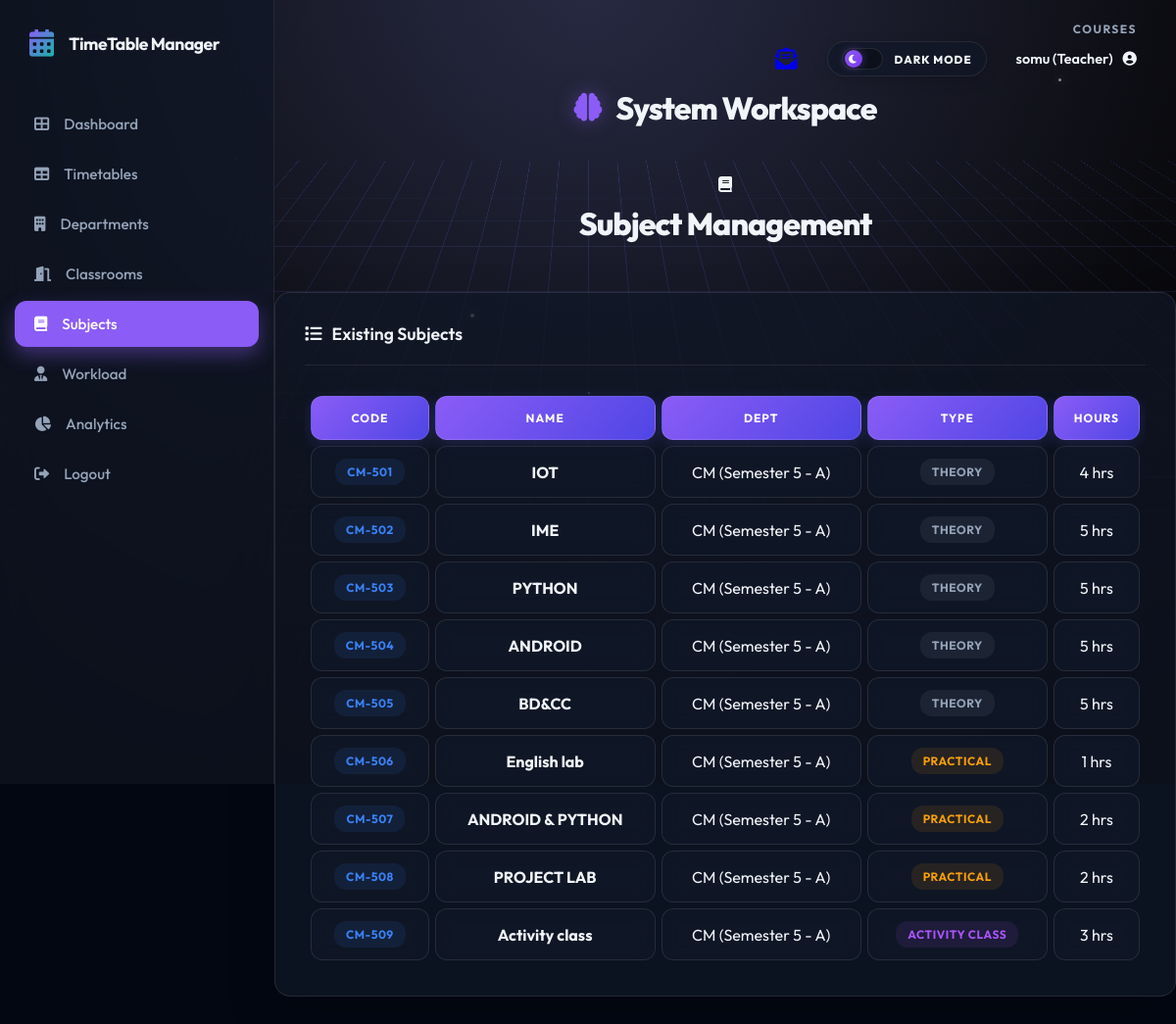
The app's page /courses (signed in) with its own data.
### models.py (models this page shows)
class User(db.Model, UserMixin):
    id = db.Column(db.Integer, primary_key=True)
    username = db.Column(db.String(80), unique=True, nullable=False)
    password = db.Column(db.String(120), nullable=False)
    email = db.Column(db.String(120), nullable=True)
    role = db.Column(db.String(20), nullable=False, default='student')
    dept_id = db.Column(db.Integer, db.ForeignKey('department.id'), nullable=True)
    teacher_id = db.Column(db.Integer, db.ForeignKey('teacher.id'), nullable=True)
    department = db.relationship('Department', backref='users', lazy=True)
    teacher_profile = db.relationship('Teacher', backref='user_account', uselist=False, lazy=True)

class Course(db.Model):
    id = db.Column(db.Integer, primary_key=True)
    name = db.Column(db.String(100), nullable=False)
    code = db.Column(db.String(20), nullable=False)
    dept_id = db.Column(db.Integer, db.ForeignKey('department.id'), nullable=False)
    type = db.Column(db.String(20), nullable=False, default='Theory')
    hours_per_week = db.Column(db.Integer, nullable=False)
    allocations = db.relationship('Allocation', backref='course', lazy=True, cascade="all, delete-orphan")
    timetable_entries = db.relationship('TimetableEntry', backref='course', lazy=True, cascade="all, delete-orphan")

class Department(db.Model):
    id = db.Column(db.Integer, primary_key=True)
    name = db.Column(db.String(100), nullable=False)
    code = db.Column(db.String(10), nullable=False)
    section = db.Column(db.String(10), nullable=True, default='A')
    semester = db.Column(db.String(20), nullable=True, default='Semester 1')
    courses = db.relationship('Course', backref='department', lazy=True, cascade="all, delete-orphan")
    teachers = db.relationship('Teacher', backref='department', lazy=True, cascade="all, delete-orphan")
    timetable_entries = db.relationship('TimetableEntry', backref='department', lazy=True, cascade="all, delete-orphan")

### routes.py (the view, shortened to what this page needs)
@main.route('/courses', methods=['GET', 'POST'])
@login_required
def courses():
    courses = Course.query.all()
    depts = Department.query.all()
    return render_template('resources/courses.html', courses=courses, departments=depts)

### app.py (called while the page is built)
@login_manager.user_loader
def load_user(user_id):
    return User.query.get(int(user_id))

@app.context_processor
def inject_unread_count():
    from flask_login import current_user
    from models import Message
    if current_user.is_authenticated:
        count = Message.query.filter_by(recipient_id=current_user.id, is_read=False).count()
        return dict(unread_count=count)
    return dict(unread_count=0)

### templates/resources/courses.html (shortened to what this page needs)
{% extends 'base.html' %}
{% block content %}
<div class="page-title-section">
    <div class="page-title">
        <i class="fas fa-book"></i>
        <h1>Subject Management</h1>
    </div>
</div>
<div class="card">
    <div class="card-header">
        <h3><i class="fas fa-list"></i> Existing Subjects</h3>
    </div>
    <div class="timetable-responsive">
        <table class="timetable-table">
            <thead>
                <tr>
                    <th>Code</th>
                    <th>Name</th>
                    <th>Dept</th>
                    <th>Type</th>
                    <th>Hours</th>
                </tr>
            </thead>
            <tbody>
                {% for course in courses %}
                <tr>
                    <td><span class="badge badge-subject-code">{{ course.code }}</span></td>
                    <td><strong>{{ course.name }}</strong></td>
                    <td>{{ course.department.code }} ({{ course.department.semester }} - {{ course.department.section
                        }})</td>
                    <td>
                        <span
                            class="badge {% if course.type == 'Practical' %}badge-practical{% elif course.type == 'Activity Class' %}badge-activity{% else %}badge-classroom{% endif %}">
                            {{ course.type }}
                        </span>
                    </td>
                    <td>{{ course.hours_per_week }} hrs</td>
                </tr>
                {% endfor %}
            </tbody>
        </table>
    </div>
</div>
{% endblock %}

### templates/base.html (shortened to what this page needs)
<!DOCTYPE html>
<html lang="en">
<head>
    <link rel="stylesheet" href="{{ url_for('static', filename='css/style.css') }}">
    <link rel="stylesheet" href="https://cdnjs.cloudflare.com/ajax/libs/font-awesome/6.0.0/css/all.min.css">
</head>
<body>
    <div class="cyber-grid-container">
        <div class="cyber-grid"></div>
        <div class="cyber-glow"></div>
        <div class="floating-particles">
            <i></i><i></i><i></i><i></i><i></i><i></i>
        </div>
    </div>
    {% set is_auth = request.endpoint in ['main.login', 'main.register', 'main.register_student',
    'main.register_teacher'] %}
    <div class="{{ 'app-wrapper' if not is_auth else '' }}">
        {% if not is_auth %}
        <aside class="sidebar" id="appSidebar">
            <div class="sidebar-header">
                <i class="fas fa-calendar-alt"></i>
                <h2>TimeTable Manager</h2>
            </div>
            <ul class="sidebar-nav">
                <li class="nav-item {% if request.endpoint == 'main.dashboard' %}active{% endif %}">
                    <a href="{{ url_for('main.dashboard') }}" class="nav-link">
                        <i class="fas fa-th-large"></i> Dashboard
                    </a>
                </li>
                <li class="nav-item {% if request.endpoint == 'main.timetable' %}active{% endif %}">
                    <a href="{{ url_for('main.timetable') }}" class="nav-link">
                        <i class="fas fa-table"></i> Timetables
                    </a>
                </li>
                <li class="nav-item {% if request.endpoint == 'main.departments' %}active{% endif %}">
                    <a href="{{ url_for('main.departments') }}" class="nav-link">
                        <i class="fas fa-building"></i> Departments
                    </a>
                </li>
                <li class="nav-item {% if request.endpoint == 'main.classrooms' %}active{% endif %}">
                    <a href="{{ url_for('main.classrooms') }}" class="nav-link">
                        <i class="fas fa-door-open"></i> Classrooms
                    </a>
                </li>
                <li class="nav-item {% if request.endpoint == 'main.courses' %}active{% endif %}">
                    <a href="{{ url_for('main.courses') }}" class="nav-link">
                        <i class="fas fa-book"></i> Subjects
                    </a>
                </li>
                <li class="nav-item">
                    <a href="{{ url_for('main.teachers') }}" class="nav-link">
                        <i class="fas fa-user-tie"></i> Workload
                    </a>
                </li>
                <li class="nav-item {% if request.endpoint == 'main.reports' %}active{% endif %}">
                    <a href="{{ url_for('main.reports') }}" class="nav-link">
                        <i class="fas fa-chart-pie"></i> Analytics
                    </a>
                </li>
                {% if current_user.is_authenticated %}
                <li class="nav-item">
                    <a href="{{ url_for('main.logout') }}" class="nav-link">
                        <i class="fas fa-sign-out-alt"></i> Logout
                    </a>
                </li>
                {% else %}
                <li class="nav-item">
                    <a href="{{ url_for('main.login') }}" class="nav-link">
                        <i class="fas fa-sign-in-alt"></i> Login
                    </a>
                </li>
                {% endif %}
            </ul>
        </aside>
        {% endif %}
        <main class="{{ 'main-area' if not is_auth else '' }}">
            {% if not is_auth %}
            <div class="top-header">
                <div class="header-meta-group">
                    <div class="breadcrumb-mini">{{ request.endpoint.split('.')[-1].replace('_', ' ') }}</div>
                    <div class="user-controls">
                        {% if current_user.is_authenticated %}
                        <a href="{{ url_for('main.mailbox') }}" class="icon-btn nav-mailbox-link" title="Mailbox"
                            style="margin-right: 15px; position: relative;">
                            <i class="fas fa-envelope-open-text nav-mailbox-icon"></i>
                        </a>
                        <div class="mode-switcher" id="themeToggle" title="Switch Interface Mode">
                            <div class="mode-track">
                                <div class="mode-thumb">
                                    <i class="fas fa-moon moon-icon"></i>
                                </div>
                            </div>
                            <span class="mode-label">Dark Mode</span>
                        </div>
                        <div class="user-dropdown">
                            <a href="{{ url_for('main.profile') }}" class="user-profile" id="userProfileToggle"
                                style="text-decoration: none; color: inherit; cursor: pointer;">
                                <span>{{ current_user.username }} ({{ current_user.role|capitalize }})</span>
                                <i class="fas fa-user-circle"></i>
                            </a>
                        </div>
                        {% else %}
                        <div class="user-profile">
                            <span>Guest</span>
                            <i class="fas fa-user-circle"></i>
                        </div>
                        {% endif %}
                    </div>
                </div>
            </div>
            <div class="page-title-section">
                <div class="page-title">
                    <h1>
                        {% block icon %}<i class="fas fa-brain"></i>{% endblock %}
                        {% block title %}System Workspace{% endblock %}
                    </h1>
                </div>
            </div>
            {% endif %}
            {% block content %}{% endblock %}
    </div>
</body>
</html>

### records on screen
User: username "somu", role "Teacher"
Course: code "CM-501", name "IOT", department.code "CM", department.semester "Semester 5", department.section "A", type "THEORY", hours_per_week "4"
Course: code "CM-502", name "IME", department.code "CM", department.semester "Semester 5", department.section "A", type "THEORY", hours_per_week "5"
Course: code "CM-503", name "PYTHON", department.code "CM", department.semester "Semester 5", department.section "A", type "THEORY", hours_per_week "5"
Course: code "CM-504", name "ANDROID", department.code "CM", department.semester "Semester 5", department.section "A", type "THEORY", hours_per_week "5"
Course: code "CM-505", name "BD&CC", department.code "CM", department.semester "Semester 5", department.section "A", type "THEORY", hours_per_week "5"
Course: code "CM-506", name "English lab", department.code "CM", department.semester "Semester 5", department.section "A", type "PRACTICAL", hours_per_week "1"
Course: code "CM-507", name "ANDROID & PYTHON", department.code "CM", department.semester "Semester 5", department.section "A", type "PRACTICAL", hours_per_week "2"
Course: code "CM-508", name "PROJECT LAB", department.code "CM", department.semester "Semester 5", department.section "A", type "PRACTICAL", hours_per_week "2"
Course: code "CM-509", name "Activity class", department.code "CM", department.semester "Semester 5", department.section "A", type "ACTIVITY CLASS", hours_per_week "3"

### other values on screen
{{ request.endpoint.split('.')[-1].replace('_', ' ') }} "COURSES"
